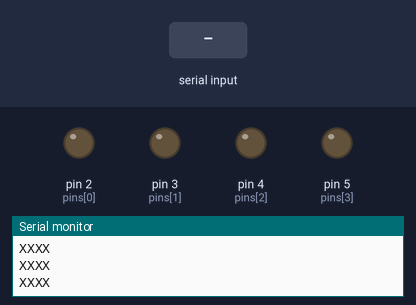
This sketch was run on a simulated Arduino Uno, built with avr-gcc and run on an emulated ATmega328P. On the bench: output pins drawn as LEDs (lit = HIGH), the last lines printed to the serial monitor. The test bench sets the inputs (shaded band).

Above: at 1.2 s.
1.3 s: "5\n" received over Serial
At 2.4 s:
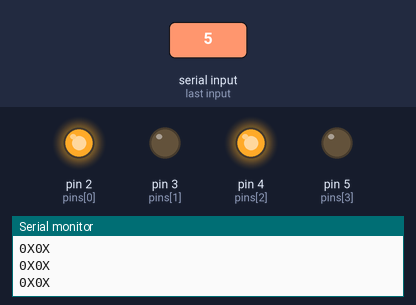
2.8 s: "90\n" received over Serial
At 3.6 s:
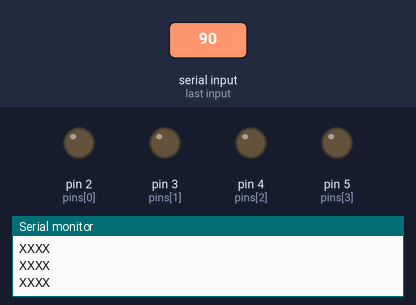
Timing chart, 0 to 5.8 s (numbered marks = the images above; inputs shaded):
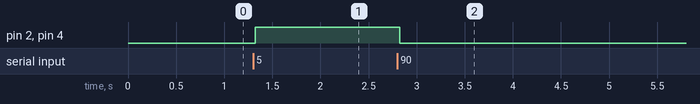

Measured:
- after the input at 1.3 s, pin 2 (pins[0]), pin 4 (pins[2]): LOW → HIGH at once
- after the input at 2.8 s, pin 2 (pins[0]), pin 4 (pins[2]): HIGH → LOW at once

The sketch:

sketch_oct05f.ino
```cpp
//string 저장하는법~
//16진수로 바꿔서 출력하는방법

int pins[] = {2,3,4,5};
int state=16;
boolean process_it =false;
String buffer = "";

void setup() {
  Serial.begin(9600);

  for(int i=0;i<4;i++)
  {
    pinMode(pins[i],OUTPUT);
    digitalWrite(pins[i],LOW);
  }
}

void loop() {
  while(Serial.available())
  {
    char data = Serial.read();
    if(data == '\n')
    {
      process_it=true;
      break;
    }
    else
    {
      buffer +=data;
    }
  }


  if(process_it)
  {
    Serial.println(String("You entered \'") + buffer + '\'');
    state= buffer.toInt();

    if(state<0 || state>15)
    {
      Serial.println("invalid print");
      state = 16;
    }
  }

  for(int i=0;i<4;i++)
  {
    boolean on_off = state & (0x1 <<i);// 0111 입력 시프트후 111 시프트후 11 시프투후 1 시프트후 0 끝
    if(on_off)
    {
      Serial.print("0");
      digitalWrite(pins[i],HIGH);
    }
    else
    {
      Serial.print("X");
      digitalWrite(pins[i],LOW);
    }
  }
  Serial.println();

  buffer="";
  process_it = false;
 }
```
